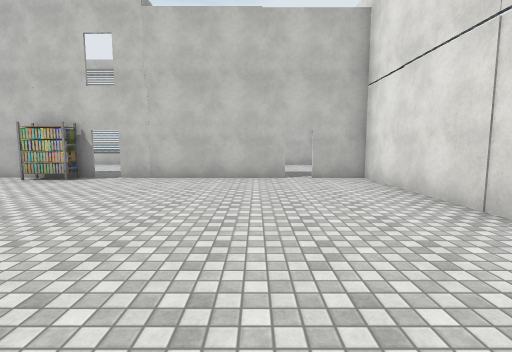
View 1 (above)

18 first-person views from a walk through a 3-D level made in the Unity game engine. The camera is 1.5 m above the floor, tilts 6° down and sees 85° across. Doors are open. The floor is counted in squares, 2 m on a side. Each view is taken from the middle of a square. On the plan, view 1 faces up. The plan holds only what a view shows up to about 10 squares ahead; the rest is blank. The place goes on beyond the plan. Some surface patterns are stand-ins.

View 2
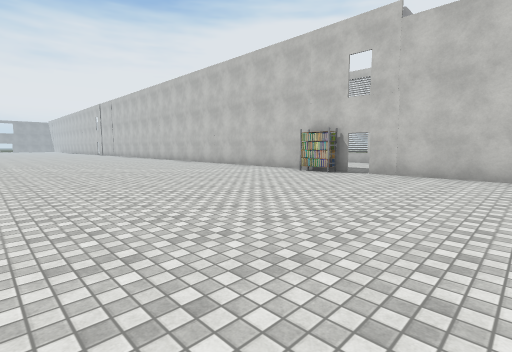

View 3
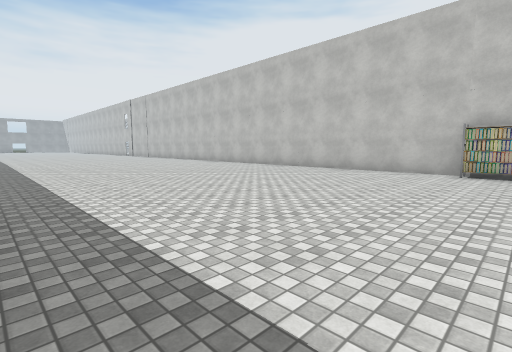

View 4
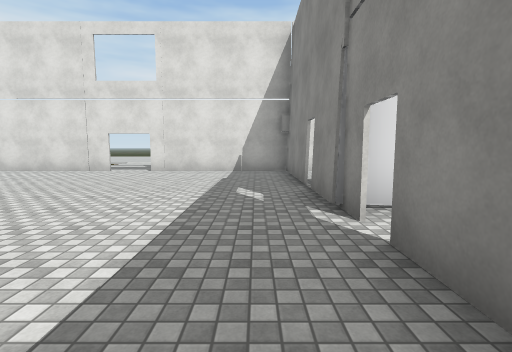

View 5
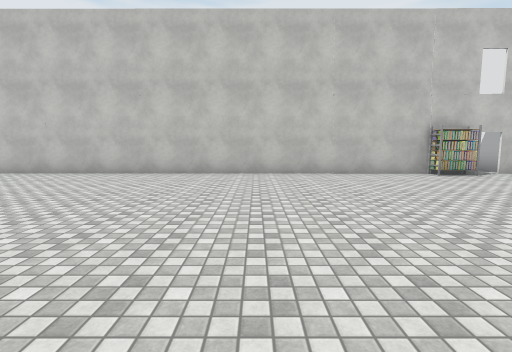

View 6
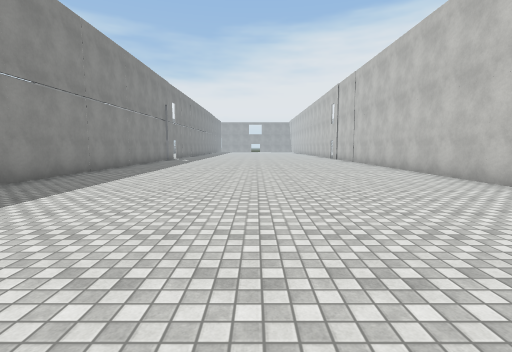

View 7
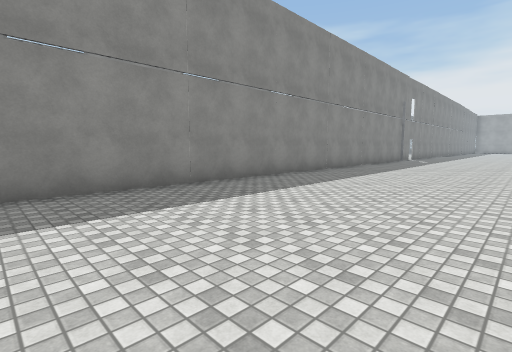

View 8
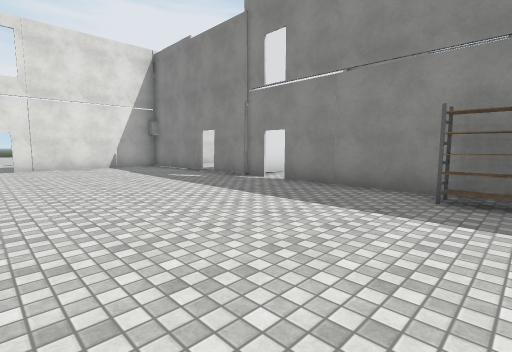

View 9
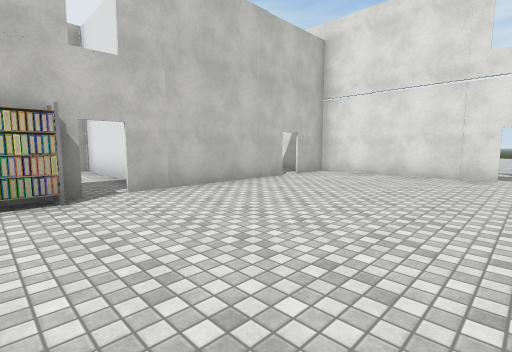

View 10
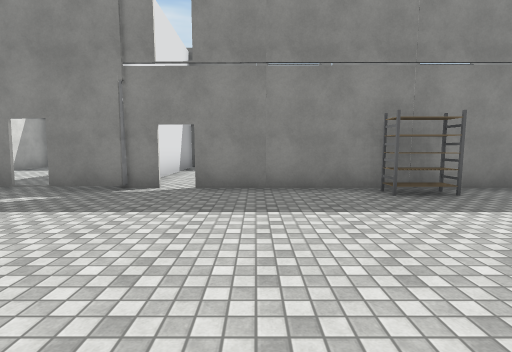

View 11
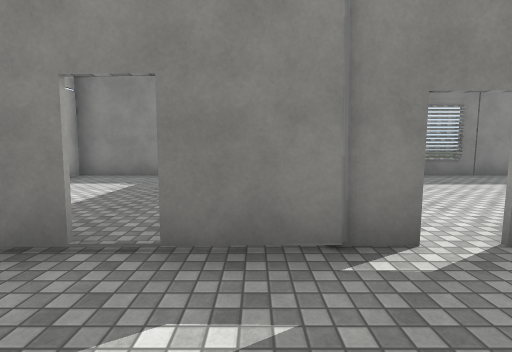

View 12
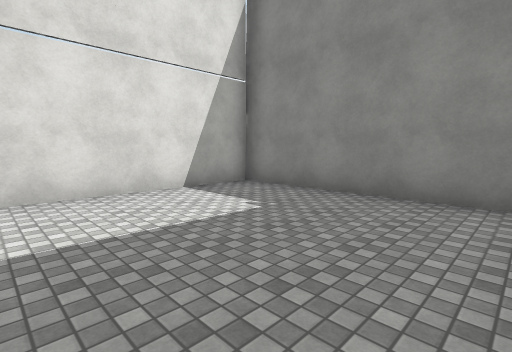

View 13
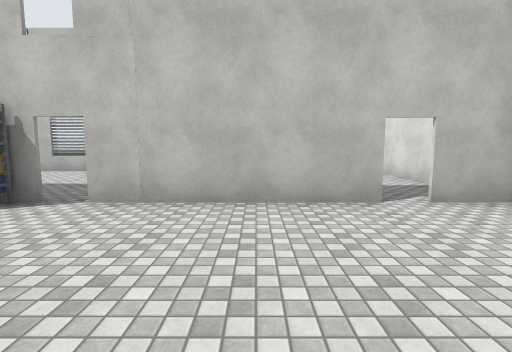

View 14
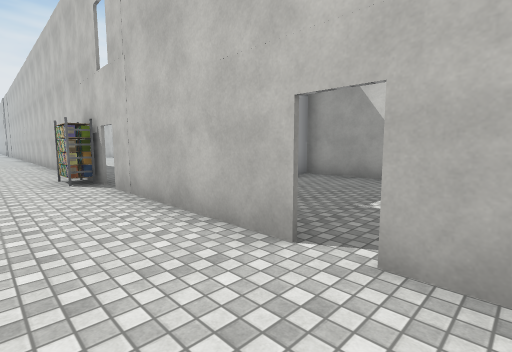

View 15
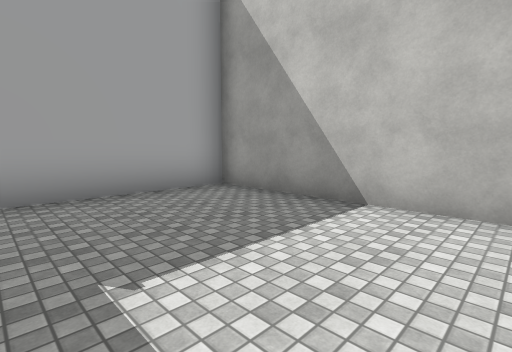

View 16
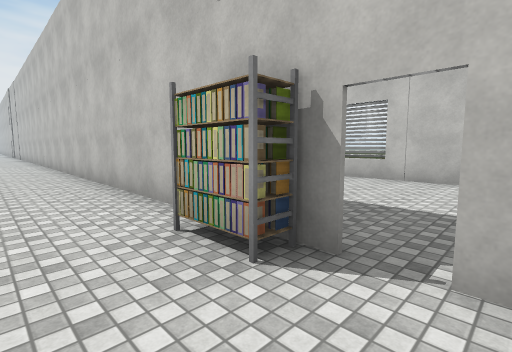

View 17
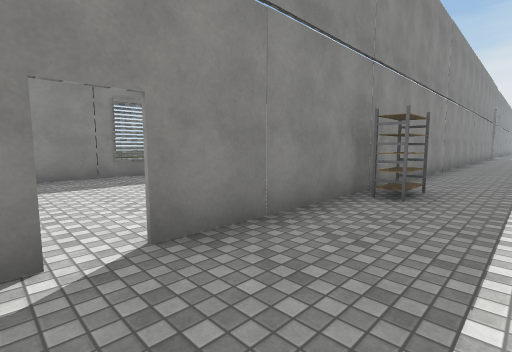

View 18
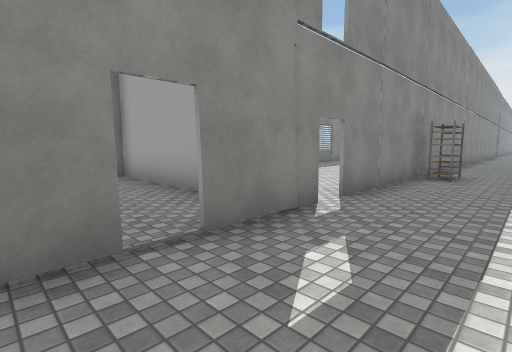

### Floor plan
Ten units are one square. View 1 is at (0, 0); x grows to the right and y downward. Boxes are objects, and circles mark ways between rooms. Rooms are numbered by the first view taken in them; rooms with no view inside come last. Other rooms are left out.
<svg viewBox="-206 -121 241 210">
<path fill="none" stroke="#000" d="M-39 -67 -200 -67M-33 30 -13 30M-8 30 26 30 26 -12M-201 30 -39 30M8 -67 -34 -67M26 -25 26 -70M28 -67 12 -67M-25 49 -25 84M-30 83 26 83 26 30M20 -116 -29 -116M-25 -116 -25 -66M26 -70 26 -110"/>
<rect x="-85" y="15" width="10" height="10" fill="#bbb"><title>other object</title></rect>
<rect x="-55" y="-65" width="10" height="10" fill="#bbb"><title>other object</title></rect>
<circle cx="-10" cy="30" r="3" fill="#2a7"/>
<circle cx="10" cy="-70" r="3" fill="#2a7"/>
<text x="-100" y="-20">1</text>
<text x="0" y="50">2</text>
<text x="0" y="-100">3</text>
</svg>
Room 1 opens to room 2. Room 1 opens to room 3.

Where each view was taken, in squares from view 1:
view 1: 0 up, 0 right, facing up
view 2: 1 down, 0 right, facing up-left
view 3: 2 down, 4 left, facing up-left
view 4: 2 down, 6 left, facing right
view 5: 1 down, 10 left, facing up
view 6: 2 up, 10 left, facing left
view 7: 2 up, 10 left, facing down-left
view 8: 2 up, 8 left, facing down-right
view 9: 2 up, 5 left, facing up-right
view 10: 2 up, 5 left, facing down
view 11: 1 down, 2 left, facing down
view 12: 4 down, 2 left, facing down-right
view 13: 3 up, 1 left, facing up
view 14: 5 up, 2 right, facing up-left
view 15: 8 up, 2 right, facing up-left
view 16: 5 up, 3 left, facing up-left
view 17: 1 down, 3 left, facing down-left
view 18: 1 down, 0 right, facing down-left
